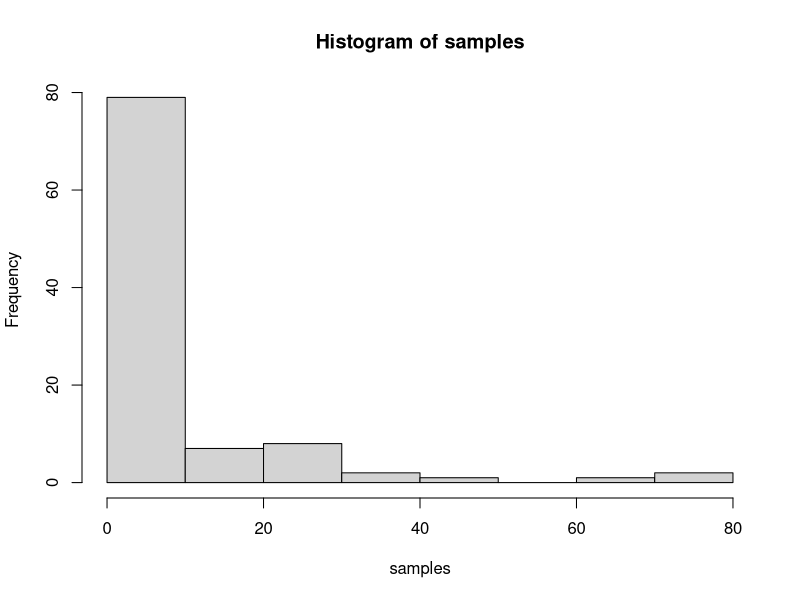
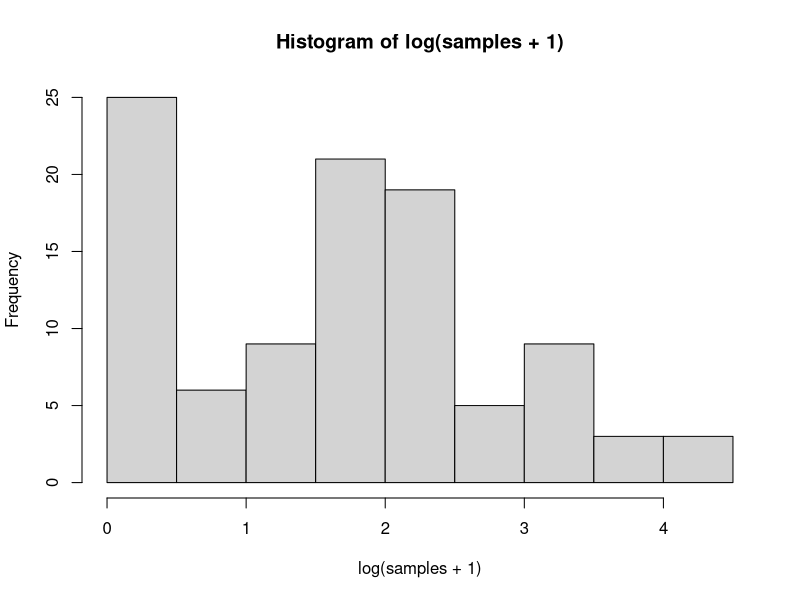

Generate these figures, in order, with R:
## ---- chunk 1
#| label: sample from negative binomial
samples = rnbinom(100, size = 1/2, mu = 10)
hist(samples)
hist(log(samples+1))
## ---- chunk 2
#| include: false
#| label: compute mean and var
mu = mean(samples)
vari = var(samples)
#print(paste("The value of the mean is ", mu))

